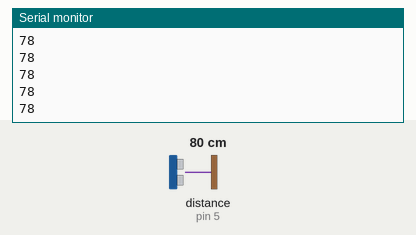
Simulated run of this sketch. Board: Arduino Uno, built with avr-gcc and run on an emulated ATmega328P. Parts: the last lines printed to the serial monitor. Wiring (inferred from the names in the program): ultrasonic range finder: trigger pin 4; echo pin 5. Inputs (shaded band) come from the test bench; at power-on: distance to the obstacle (sensor on pin 5) 80 cm. The echo pulse lasts 58.3 µs per cm.

Above: at 1.2 s.
1.3 s: distance to the obstacle (sensor on pin 5) set to 2 cm
At 1.37 s:
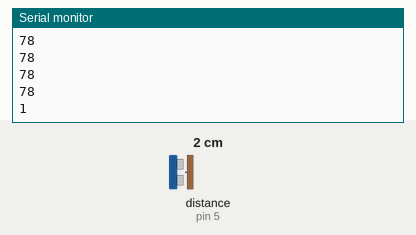
2.8 s: distance to the obstacle (sensor on pin 5) set to 4 cm
At 2.89 s:
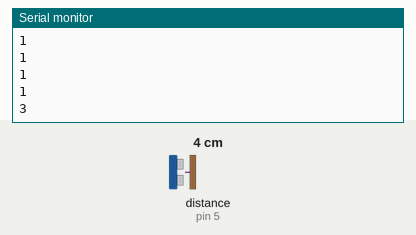
Timing chart, 0 to 5.8 s (numbered marks = the images above; inputs shaded):
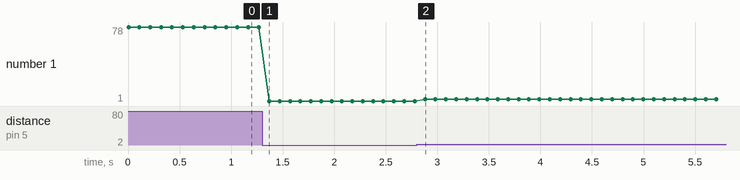

Measured:
- after the input at 1.3 s, the serial monitor: prints a new line after 0.07 s (image 1)
- after the input at 2.8 s, the serial monitor: prints a new line after 0.08 s (image 2)
- plotted number 1: 78 → 1 after the input at 1.3 s, 1 → 3 after the input at 2.8 s

The sketch:

SONIC.ino
```cpp
#include <SoftwareSerial.h>//시리얼 통신 라이브러리 호출
int trig=4; //초음파출력 핀번호
int echo=5; //초음파입력 핀번호

int distance = 0; //초음파 거리 초기화
int min_range= 10;//초음파 감지 최소값
int max_range= 20;//초음파 감지 최대값
void ultraSonic();
void setup() {
  Serial.begin(9600);
pinMode(trig,OUTPUT);
pinMode(echo,INPUT);
}

void loop() {
  ultraSonic();

}
void ultraSonic(){
  digitalWrite(trig,HIGH); // 센서에 Trig 신호 입력
  delayMicroseconds(10);//10us 정도 유지
  digitalWrite(trig,LOW); // Trig 신호 off

  distance = pulseIn(echo,HIGH)*17/1000;//Echo pin: HIGH->Low 간격 측정
  //17/1000 은 들어오는 값을 cm형태로 나타내기 위한 값
  //pulseIn(핀,값)
  Serial.println(distance);
  delay(100);
}
```
